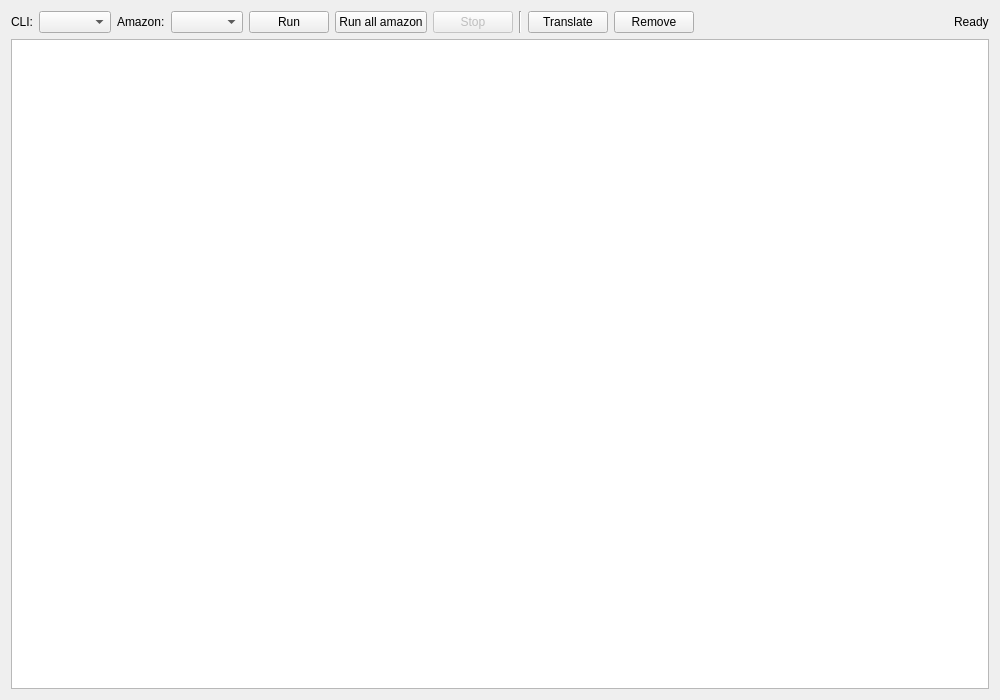
<?xml version="1.0" encoding="UTF-8"?>
<ui version="4.0">
 <class>PaneReviews</class>
 <widget class="QWidget" name="PaneReviews">
  <property name="geometry">
   <rect>
    <x>0</x>
    <y>0</y>
    <width>1000</width>
    <height>700</height>
   </rect>
  </property>
  <layout class="QVBoxLayout" name="verticalLayout">
   <item>
    <layout class="QHBoxLayout" name="horizontalLayoutTop">
     <item>
      <widget class="QLabel" name="labelCli">
       <property name="text">
        <string>CLI:</string>
       </property>
      </widget>
     </item>
     <item>
      <widget class="QComboBox" name="comboBoxCli">
       <property name="toolTip">
        <string>AI CLI used to translate non-French/English reviews into English</string>
       </property>
      </widget>
     </item>
     <item>
      <widget class="QLabel" name="labelAmazon">
       <property name="text">
        <string>Amazon:</string>
       </property>
      </widget>
     </item>
     <item>
      <widget class="QComboBox" name="comboBoxAmazon">
       <property name="toolTip">
        <string>Select specific marketplace or run across all</string>
       </property>
      </widget>
     </item>
     <item>
      <widget class="QPushButton" name="buttonRun">
       <property name="text">
        <string>Run</string>
       </property>
      </widget>
     </item>
     <item>
      <widget class="QPushButton" name="buttonRunAll">
       <property name="text">
        <string>Run all amazon</string>
       </property>
      </widget>
     </item>
     <item>
      <widget class="QPushButton" name="buttonStop">
       <property name="enabled">
        <bool>false</bool>
       </property>
       <property name="text">
        <string>Stop</string>
       </property>
      </widget>
     </item>
     <item>
      <widget class="Line" name="lineSep1">
       <property name="orientation">
        <enum>Qt::Orientation::Vertical</enum>
       </property>
      </widget>
     </item>
     <item>
      <widget class="QPushButton" name="buttonTranslate">
       <property name="toolTip">
        <string>Translate non-French/English reviews into English using the selected CLI</string>
       </property>
       <property name="text">
        <string>Translate</string>
       </property>
      </widget>
     </item>
     <item>
      <widget class="QPushButton" name="buttonRemove">
       <property name="text">
        <string>Remove</string>
       </property>
      </widget>
     </item>
     <item>
      <spacer name="horizontalSpacer">
       <property name="orientation">
        <enum>Qt::Orientation::Horizontal</enum>
       </property>
       <property name="sizeHint" stdset="0">
        <size>
         <width>40</width>
         <height>20</height>
        </size>
       </property>
      </spacer>
     </item>
     <item>
      <widget class="QLabel" name="labelStatus">
       <property name="text">
        <string>Ready</string>
       </property>
      </widget>
     </item>
    </layout>
   </item>
   <item>
    <widget class="QTableView" name="tableViewReviews">
     <property name="alternatingRowColors">
      <bool>true</bool>
     </property>
     <property name="selectionBehavior">
      <enum>QAbstractItemView::SelectionBehavior::SelectRows</enum>
     </property>
     <property name="wordWrap">
      <bool>true</bool>
     </property>
    </widget>
   </item>
  </layout>
 </widget>
 <resources/>
 <connections/>
</ui>
